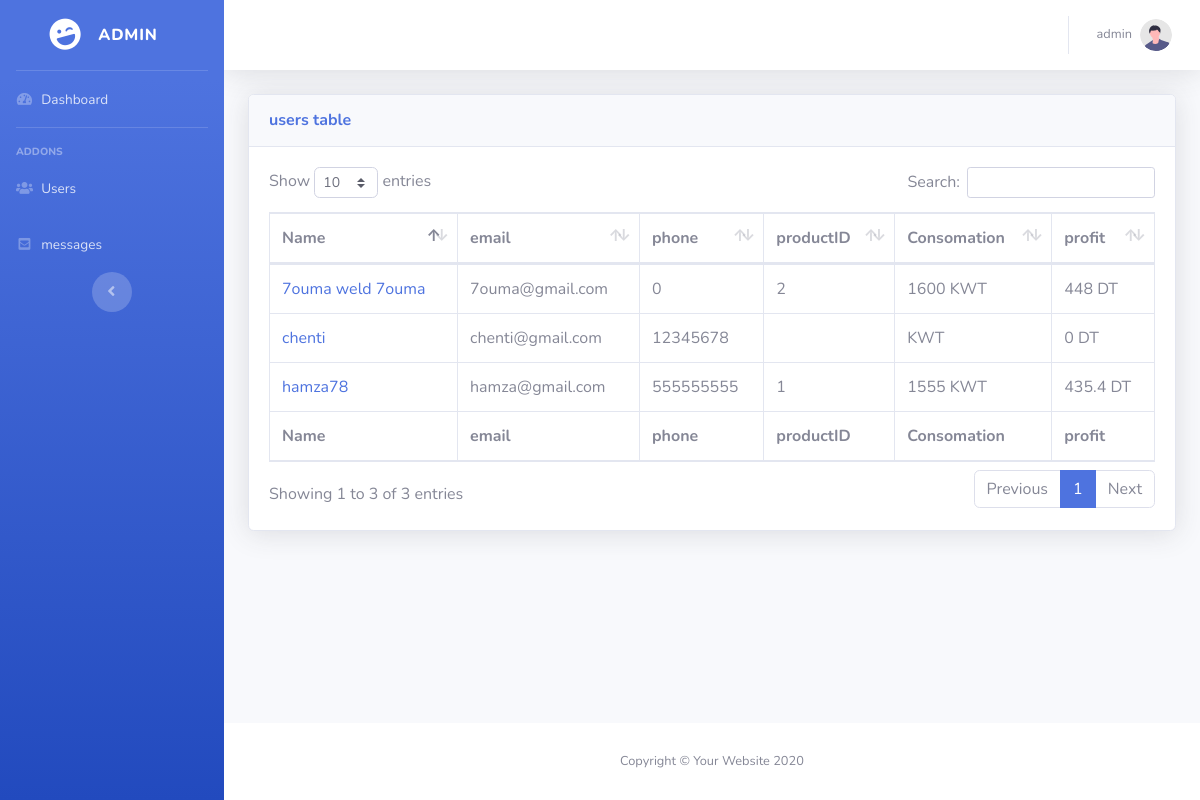
/users.php (signed in), run on the app's committed database.
### tables this page shows
CREATE TABLE `users` (
  `id` int(11) NOT NULL,
  `name` varchar(255) NOT NULL,
  `email` varchar(255) NOT NULL,
  `phone` int(11) NOT NULL,
  `password` varchar(255) NOT NULL
);

CREATE TABLE `product` (
  `id` int(11) NOT NULL,
  `name` varchar(255) NOT NULL,
  `qr_code` int(11) NOT NULL,
  `owner_id` int(11) NOT NULL
);

### users.php (the view, shortened to what this page needs)
<?php
  if (isset($_SESSION['email'])) {
    $servername = "localhost";
    $username = "root";
    $password = "";
    $dbname = "flutter";
    $conn = new mysqli($servername, $username, $password, $dbname);
      $sql="SELECT u.id,u.name,u.email,u.phone,p.id,SUM(production) AS TotalProduction, 280 * SUM(production) AS profit,p.owner_id,p.id as productID FROM users u LEFT join product p on u.id=p.owner_id LEFT JOIN production pr on p.id=pr.id_product GROUP by p.id";
$result = $conn->query($sql);
  ?>
<!DOCTYPE html>
<html lang="en">
<head>
    <link href="vendor/fontawesome-free/css/all.min.css" rel="stylesheet" type="text/css">
    <link href="css/sb-admin-2.min.css" rel="stylesheet">
    <link href="vendor/datatables/dataTables.bootstrap4.min.css" rel="stylesheet">
</head>
<body id="page-top">
    <div id="wrapper">
        <ul class="navbar-nav bg-gradient-primary sidebar sidebar-dark accordion" id="accordionSidebar">
            <a class="sidebar-brand d-flex align-items-center justify-content-center" href="index.html">
                <div class="sidebar-brand-icon rotate-n-15">
                    <i class="fas fa-laugh-wink"></i>
                </div>
                <div class="sidebar-brand-text mx-3">Admin </div>
            </a>
            <hr class="sidebar-divider my-0">
            <li class="nav-item">
                <a class="nav-link" href="index.php">
                    <i class="fas fa-fw fa-tachometer-alt"></i>
                    <span>Dashboard</span></a>
            </li>
            <hr class="sidebar-divider">
            <div class="sidebar-heading">
                Addons
            </div>
            <li class="nav-item">
    <a class="nav-link" href="users.php">
        <i class="fas fa-fw fa-users"></i>
        <span>Users</span></a>
</li>
<li class="nav-item">
    <a class="nav-link" href="messages.php">
        <i class="fas fa-fw fa-envelope-square"></i>
        <span>messages</span></a>
</li>
            <div class="text-center d-none d-md-inline">
                <button class="rounded-circle border-0" id="sidebarToggle"></button>
            </div>
        </ul>
        <div id="content-wrapper" class="d-flex flex-column">
            <div id="content">
                    <nav class="navbar navbar-expand navbar-light bg-white topbar mb-4 static-top shadow">
<ul class="navbar-nav ml-auto">
    <li class="nav-item dropdown no-arrow">
        <a class="nav-link dropdown-toggle" href="#" id="userDropdown" role="button"
            data-toggle="dropdown" aria-haspopup="true" aria-expanded="false">
            <span class="mr-2 d-none d-lg-inline text-gray-600 small"><?php
echo($_SESSION['name']);
?>
            </span>
            <img class="img-profile rounded-circle"
                src="img/undraw_profile.svg">
        </a>
    </li>
</ul>
</nav>
                <div class="container-fluid">
                    <div class="card shadow mb-4">
                        <div class="card-header py-3">
                            <h6 class="m-0 font-weight-bold text-primary">users table</h6>
                        </div>
                        <div class="card-body">
                            <div class="table-responsive">
                                <table class="table table-bordered" id="dataTable" width="100%" cellspacing="0">
                                    <thead>
                                        <tr>
                                            <th>Name</th>
                                            <th>email</th>
                                            <th>phone</th>
                                            <th>productID</th>
                                            <th>Consomation</th>
                                            <th>profit</th>
                                        </tr>
                                    </thead>
                                    <tfoot>
                                        <tr>
                                        <th>Name</th>
                                            <th>email</th>
                                            <th>phone</th>
                                            <th>productID</th>
                                            <th>Consomation</th>
                                            <th>profit</th>
                                        </tr>
                                    </tfoot>
                                    <tbody>
                                            <?php
while($row = $result->fetch_assoc()) {
    echo('<tr>');
    echo "<td><a href='stats_user.php?user=".
    $row["name"].
    "&id=".
    $row['id'].
    "&product_id=".
    $row['productID']."'>".
    $row["name"]."</a></td>";
    echo "<td>".$row["email"]."</td>";
    echo "<td>".$row["phone"]."</td>";
    echo "<td>".$row["id"]."</td>";
    echo "<td>".$row["TotalProduction"]." KWT</td>";
    echo "<td>".(($row["profit"])/1000)." DT</td>";
    echo('</tr>');
   }
                                            ?>
                                    </tbody>
                                </table>
                            </div>
                        </div>
                    </div>
                </div>
            </div>
            <footer class="sticky-footer bg-white">
                <div class="container my-auto">
                    <div class="copyright text-center my-auto">
                        <span>Copyright &copy; Your Website 2020</span>
                    </div>
                </div>
            </footer>
        </div>
    </div>
</body>
</html>
<?php
}
else{
    header('Location: login.php');
}
?>

### data on the page
users: name "chenti", email "chenti@gmail.com", phone "12345678", profit "0"
product: owner.name "hamza78", owner.email "hamza@gmail.com", owner.phone "555555555", id "1", TotalProduction "1555", profit "435.4"
product: owner.name "7ouma weld 7ouma", owner.email "7ouma@gmail.com", owner.phone "0", id "2", TotalProduction "1600", profit "448"

### other printed values
$_SESSION['name'] "admin"
